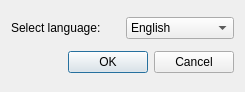
<?xml version="1.0" encoding="UTF-8"?>
<ui version="4.0">
 <class>ChangeLanguageDialog</class>
 <widget class="QDialog" name="ChangeLanguageDialog">
  <property name="geometry">
   <rect>
    <x>0</x>
    <y>0</y>
    <width>245</width>
    <height>92</height>
   </rect>
  </property>
  <property name="windowTitle">
   <string>Change language</string>
  </property>
  <layout class="QVBoxLayout" name="verticalLayout">
   <item>
    <layout class="QHBoxLayout" name="horizontalLayout">
     <item>
      <widget class="QLabel" name="label">
       <property name="text">
        <string>Select language:</string>
       </property>
      </widget>
     </item>
     <item>
      <widget class="QComboBox" name="ChangeLangComboBox">
       <item>
        <property name="text">
         <string>English</string>
        </property>
       </item>
       <item>
        <property name="text">
         <string>Українська</string>
        </property>
       </item>
       <item>
        <property name="text">
         <string>Русский</string>
        </property>
       </item>
       <item>
        <property name="text">
         <string>Polski</string>
        </property>
       </item>
       <item>
        <property name="text">
         <string>Беларуская</string>
        </property>
       </item>
       <item>
        <property name="text">
         <string>Deutsch</string>
        </property>
       </item>
       <item>
        <property name="text">
         <string>Español</string>
        </property>
       </item>
        <item>
          <property name="text">
            <string>Português</string>
          </property>
        </item>
      </widget>
     </item>
    </layout>
   </item>
   <item>
    <layout class="QHBoxLayout" name="horizontalLayout_2">
     <item>
      <spacer name="horizontalSpacer">
       <property name="orientation">
        <enum>Qt::Horizontal</enum>
       </property>
       <property name="sizeHint" stdset="0">
        <size>
         <width>40</width>
         <height>20</height>
        </size>
       </property>
      </spacer>
     </item>
     <item>
      <widget class="QPushButton" name="m_okButton">
       <property name="text">
        <string>OK</string>
       </property>
      </widget>
     </item>
     <item>
      <widget class="QPushButton" name="m_cancelButton">
       <property name="text">
        <string>Cancel</string>
       </property>
      </widget>
     </item>
    </layout>
   </item>
  </layout>
 </widget>
 <resources/>
 <connections>
  <connection>
   <sender>m_okButton</sender>
   <signal>clicked()</signal>
   <receiver>ChangeLanguageDialog</receiver>
   <slot>accept()</slot>
   <hints>
    <hint type="sourcelabel">
     <x>500</x>
     <y>62</y>
    </hint>
    <hint type="destinationlabel">
     <x>276</x>
     <y>44</y>
    </hint>
   </hints>
  </connection>
  <connection>
   <sender>m_cancelButton</sender>
   <signal>clicked()</signal>
   <receiver>ChangeLanguageDialog</receiver>
   <slot>reject()</slot>
   <hints>
    <hint type="sourcelabel">
     <x>417</x>
     <y>62</y>
    </hint>
    <hint type="destinationlabel">
     <x>276</x>
     <y>44</y>
    </hint>
   </hints>
  </connection>
 </connections>
</ui>
